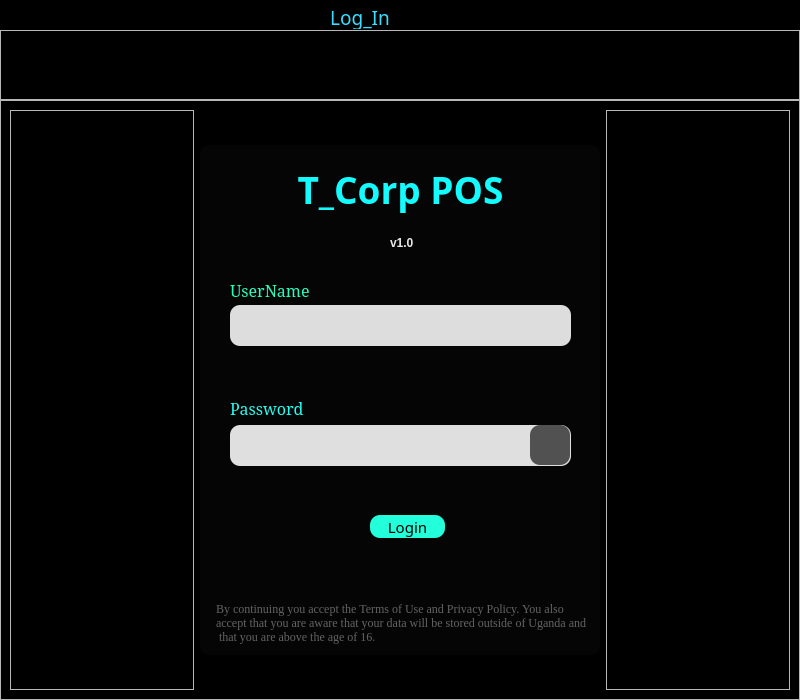
<?xml version="1.0" encoding="UTF-8"?>
<ui version="4.0">
 <class>Loginform</class>
 <widget class="QMainWindow" name="Loginform">
  <property name="geometry">
   <rect>
    <x>0</x>
    <y>0</y>
    <width>800</width>
    <height>700</height>
   </rect>
  </property>
  <property name="windowTitle">
   <string>MainWindow</string>
  </property>
  <widget class="QWidget" name="centralwidget">
   <property name="styleSheet">
    <string notr="true">QWidget#frame{
	background-color: rgb(0, 0, 0);
	image: url(:/16x16/C:/Users/Public/Pictures/Sample Pictures/Koala.jpg);
}</string>
   </property>
   <layout class="QGridLayout" name="gridLayout">
    <property name="leftMargin">
     <number>0</number>
    </property>
    <property name="topMargin">
     <number>0</number>
    </property>
    <property name="rightMargin">
     <number>0</number>
    </property>
    <property name="bottomMargin">
     <number>0</number>
    </property>
    <property name="spacing">
     <number>0</number>
    </property>
    <item row="0" column="0">
     <widget class="QFrame" name="frame">
      <property name="font">
       <font>
        <kerning>true</kerning>
       </font>
      </property>
      <property name="styleSheet">
       <string notr="true"/>
      </property>
      <layout class="QVBoxLayout" name="verticalLayout">
       <property name="spacing">
        <number>0</number>
       </property>
       <property name="leftMargin">
        <number>0</number>
       </property>
       <property name="topMargin">
        <number>0</number>
       </property>
       <property name="rightMargin">
        <number>0</number>
       </property>
       <property name="bottomMargin">
        <number>0</number>
       </property>
       <item>
        <widget class="QFrame" name="frame_3">
         <property name="minimumSize">
          <size>
           <width>0</width>
           <height>30</height>
          </size>
         </property>
         <property name="maximumSize">
          <size>
           <width>16777215</width>
           <height>30</height>
          </size>
         </property>
         <property name="styleSheet">
          <string notr="true">background-color: rgb(0, 0, 0);
background: opaque</string>
         </property>
         <property name="frameShape">
          <enum>QFrame::StyledPanel</enum>
         </property>
         <property name="frameShadow">
          <enum>QFrame::Raised</enum>
         </property>
         <layout class="QHBoxLayout" name="horizontalLayout_2">
          <property name="spacing">
           <number>0</number>
          </property>
          <property name="leftMargin">
           <number>0</number>
          </property>
          <property name="topMargin">
           <number>0</number>
          </property>
          <property name="rightMargin">
           <number>0</number>
          </property>
          <property name="bottomMargin">
           <number>0</number>
          </property>
          <item>
           <widget class="QFrame" name="frame_10">
            <property name="minimumSize">
             <size>
              <width>40</width>
              <height>30</height>
             </size>
            </property>
            <property name="maximumSize">
             <size>
              <width>40</width>
              <height>30</height>
             </size>
            </property>
            <property name="styleSheet">
             <string notr="true">image: url(:/16x16/icons/16x16/cil-user-female.png);</string>
            </property>
            <property name="frameShape">
             <enum>QFrame::StyledPanel</enum>
            </property>
            <property name="frameShadow">
             <enum>QFrame::Raised</enum>
            </property>
           </widget>
          </item>
          <item>
           <widget class="QFrame" name="frame_9">
            <property name="frameShape">
             <enum>QFrame::StyledPanel</enum>
            </property>
            <property name="frameShadow">
             <enum>QFrame::Raised</enum>
            </property>
            <layout class="QHBoxLayout" name="horizontalLayout_3">
             <property name="spacing">
              <number>0</number>
             </property>
             <property name="leftMargin">
              <number>0</number>
             </property>
             <property name="topMargin">
              <number>0</number>
             </property>
             <property name="rightMargin">
              <number>0</number>
             </property>
             <property name="bottomMargin">
              <number>0</number>
             </property>
             <item>
              <widget class="QLabel" name="label">
               <property name="minimumSize">
                <size>
                 <width>0</width>
                 <height>30</height>
                </size>
               </property>
               <property name="maximumSize">
                <size>
                 <width>16777215</width>
                 <height>30</height>
                </size>
               </property>
               <property name="font">
                <font>
                 <family>Narkisim</family>
                 <pointsize>14</pointsize>
                </font>
               </property>
               <property name="styleSheet">
                <string notr="true">color: rgb(56, 222, 255);</string>
               </property>
               <property name="text">
                <string>Log_In</string>
               </property>
               <property name="alignment">
                <set>Qt::AlignCenter</set>
               </property>
              </widget>
             </item>
            </layout>
           </widget>
          </item>
          <item>
           <widget class="QFrame" name="frame_btns_right">
            <property name="maximumSize">
             <size>
              <width>120</width>
              <height>16777215</height>
             </size>
            </property>
            <property name="layoutDirection">
             <enum>Qt::LeftToRight</enum>
            </property>
            <property name="styleSheet">
             <string notr="true">background-color: rgb(0, 0, 0);</string>
            </property>
            <property name="frameShape">
             <enum>QFrame::NoFrame</enum>
            </property>
            <property name="frameShadow">
             <enum>QFrame::Raised</enum>
            </property>
            <layout class="QHBoxLayout" name="horizontalLayout_5">
             <property name="spacing">
              <number>0</number>
             </property>
             <property name="leftMargin">
              <number>0</number>
             </property>
             <property name="topMargin">
              <number>0</number>
             </property>
             <property name="rightMargin">
              <number>0</number>
             </property>
             <property name="bottomMargin">
              <number>0</number>
             </property>
             <item>
              <widget class="QPushButton" name="btn_minimize">
               <property name="sizePolicy">
                <sizepolicy hsizetype="Minimum" vsizetype="Expanding">
                 <horstretch>0</horstretch>
                 <verstretch>0</verstretch>
                </sizepolicy>
               </property>
               <property name="toolTip">
                <string>Minimize</string>
               </property>
               <property name="styleSheet">
                <string notr="true">QPushButton {	
	border: none;
	background-color: transparent;
}
QPushButton:hover {
	background-color: rgb(44, 49, 60)
}
QPushButton:pressed {	
	background-color: rgb(85, 170, 255);
}</string>
               </property>
               <property name="text">
                <string/>
               </property>
               <property name="icon">
                <iconset resource="../../../../Downloads/code/Simple_PySide_Base-master/files.qrc">
                 <normaloff>:/16x16/icons/16x16/cil-window-minimize.png</normaloff>:/16x16/icons/16x16/cil-window-minimize.png</iconset>
               </property>
              </widget>
             </item>
             <item>
              <widget class="QPushButton" name="btn_maximize_restore">
               <property name="sizePolicy">
                <sizepolicy hsizetype="Minimum" vsizetype="Expanding">
                 <horstretch>0</horstretch>
                 <verstretch>0</verstretch>
                </sizepolicy>
               </property>
               <property name="toolTip">
                <string>Maximize</string>
               </property>
               <property name="styleSheet">
                <string notr="true">QPushButton {	
	border: none;
	background-color: transparent;
}
QPushButton:hover {
	background-color: rgb(44, 49, 60)
}
QPushButton:pressed {	
	background-color: rgb(85, 170, 255);
}</string>
               </property>
               <property name="text">
                <string/>
               </property>
               <property name="icon">
                <iconset resource="../../../../Downloads/code/Simple_PySide_Base-master/files.qrc">
                 <normaloff>:/16x16/icons/16x16/cil-window-maximize.png</normaloff>
                 <normalon>:/16x16/icons/16x16/cil-window-maximize.png</normalon>:/16x16/icons/16x16/cil-window-maximize.png</iconset>
               </property>
              </widget>
             </item>
             <item>
              <widget class="QPushButton" name="btn_close">
               <property name="sizePolicy">
                <sizepolicy hsizetype="Minimum" vsizetype="Expanding">
                 <horstretch>0</horstretch>
                 <verstretch>0</verstretch>
                </sizepolicy>
               </property>
               <property name="toolTip">
                <string>Close</string>
               </property>
               <property name="styleSheet">
                <string notr="true">QPushButton {	
	border: none;
	background-color: transparent;
}
QPushButton:hover {
	background-color: rgb(44, 49, 60)
}
QPushButton:pressed {	
	background-color: rgb(85, 170, 255);
}</string>
               </property>
               <property name="text">
                <string/>
               </property>
               <property name="icon">
                <iconset resource="../../../../Downloads/code/Simple_PySide_Base-master/files.qrc">
                 <normaloff>:/16x16/icons/16x16/cil-x.png</normaloff>:/16x16/icons/16x16/cil-x.png</iconset>
               </property>
              </widget>
             </item>
            </layout>
           </widget>
          </item>
         </layout>
        </widget>
       </item>
       <item>
        <widget class="QFrame" name="frame_4">
         <property name="minimumSize">
          <size>
           <width>0</width>
           <height>70</height>
          </size>
         </property>
         <property name="maximumSize">
          <size>
           <width>16777215</width>
           <height>70</height>
          </size>
         </property>
         <property name="frameShape">
          <enum>QFrame::StyledPanel</enum>
         </property>
         <property name="frameShadow">
          <enum>QFrame::Raised</enum>
         </property>
        </widget>
       </item>
       <item>
        <widget class="QFrame" name="frame_5">
         <property name="frameShape">
          <enum>QFrame::StyledPanel</enum>
         </property>
         <property name="frameShadow">
          <enum>QFrame::Raised</enum>
         </property>
         <layout class="QHBoxLayout" name="horizontalLayout">
          <item>
           <widget class="QFrame" name="frame_6">
            <property name="frameShape">
             <enum>QFrame::StyledPanel</enum>
            </property>
            <property name="frameShadow">
             <enum>QFrame::Raised</enum>
            </property>
           </widget>
          </item>
          <item>
           <widget class="QFrame" name="frame_2">
            <property name="minimumSize">
             <size>
              <width>400</width>
              <height>510</height>
             </size>
            </property>
            <property name="maximumSize">
             <size>
              <width>400</width>
              <height>510</height>
             </size>
            </property>
            <property name="styleSheet">
             <string notr="true">background-color: rgb(5, 5, 5);
border-radius:10</string>
            </property>
            <property name="frameShape">
             <enum>QFrame::StyledPanel</enum>
            </property>
            <property name="frameShadow">
             <enum>QFrame::Raised</enum>
            </property>
            <widget class="QLabel" name="label_2">
             <property name="geometry">
              <rect>
               <x>10</x>
               <y>9</y>
               <width>381</width>
               <height>71</height>
              </rect>
             </property>
             <property name="font">
              <font>
               <family>Viner Hand ITC</family>
               <pointsize>28</pointsize>
               <weight>75</weight>
               <bold>true</bold>
              </font>
             </property>
             <property name="styleSheet">
              <string notr="true">color: rgb(19, 251, 255);</string>
             </property>
             <property name="text">
              <string>T_Corp POS</string>
             </property>
             <property name="alignment">
              <set>Qt::AlignCenter</set>
             </property>
            </widget>
            <widget class="QLabel" name="label_3">
             <property name="geometry">
              <rect>
               <x>30</x>
               <y>130</y>
               <width>101</width>
               <height>31</height>
              </rect>
             </property>
             <property name="font">
              <font>
               <family>Garamond</family>
               <pointsize>12</pointsize>
               <weight>50</weight>
               <bold>false</bold>
              </font>
             </property>
             <property name="styleSheet">
              <string notr="true">color: rgb(37, 255, 190);</string>
             </property>
             <property name="text">
              <string>UserName</string>
             </property>
            </widget>
            <widget class="QLabel" name="label_4">
             <property name="geometry">
              <rect>
               <x>30</x>
               <y>253</y>
               <width>101</width>
               <height>21</height>
              </rect>
             </property>
             <property name="font">
              <font>
               <family>Garamond</family>
               <pointsize>12</pointsize>
              </font>
             </property>
             <property name="styleSheet">
              <string notr="true">color: rgb(34, 255, 240);</string>
             </property>
             <property name="text">
              <string>Password</string>
             </property>
            </widget>
            <widget class="QTextEdit" name="textEdit">
             <property name="geometry">
              <rect>
               <x>30</x>
               <y>160</y>
               <width>341</width>
               <height>41</height>
              </rect>
             </property>
             <property name="font">
              <font>
               <family>Garamond</family>
               <pointsize>11</pointsize>
              </font>
             </property>
             <property name="styleSheet">
              <string notr="true">background-color: rgb(221, 221, 221);</string>
             </property>
             <property name="inputMethodHints">
              <set>Qt::ImhNone</set>
             </property>
            </widget>
            <widget class="QTextEdit" name="textEdit_2">
             <property name="geometry">
              <rect>
               <x>30</x>
               <y>280</y>
               <width>341</width>
               <height>41</height>
              </rect>
             </property>
             <property name="font">
              <font>
               <family>Garamond</family>
               <pointsize>11</pointsize>
              </font>
             </property>
             <property name="styleSheet">
              <string notr="true">background-color: rgb(223, 223, 223);</string>
             </property>
             <property name="inputMethodHints">
              <set>Qt::ImhNone</set>
             </property>
            </widget>
            <widget class="QPushButton" name="pushButton">
             <property name="geometry">
              <rect>
               <x>170</x>
               <y>370</y>
               <width>75</width>
               <height>23</height>
              </rect>
             </property>
             <property name="font">
              <font>
               <family>Narkisim</family>
               <pointsize>11</pointsize>
               <weight>50</weight>
               <bold>false</bold>
              </font>
             </property>
             <property name="styleSheet">
              <string notr="true">background-color: rgb(35, 255, 218);</string>
             </property>
             <property name="text">
              <string>Login</string>
             </property>
            </widget>
            <widget class="QLabel" name="label_5">
             <property name="geometry">
              <rect>
               <x>16</x>
               <y>452</y>
               <width>371</width>
               <height>51</height>
              </rect>
             </property>
             <property name="font">
              <font>
               <family>Times New Roman</family>
               <pointsize>9</pointsize>
              </font>
             </property>
             <property name="styleSheet">
              <string notr="true">color: rgb(99, 99, 99);</string>
             </property>
             <property name="text">
              <string>By continuing you accept the Terms of Use and Privacy Policy. You also
accept that you are aware that your data will be stored outside of Uganda and
 that you are above the age of 16.</string>
             </property>
            </widget>
            <widget class="QLabel" name="label_6">
             <property name="geometry">
              <rect>
               <x>190</x>
               <y>90</y>
               <width>61</width>
               <height>16</height>
              </rect>
             </property>
             <property name="font">
              <font>
               <weight>75</weight>
               <bold>true</bold>
              </font>
             </property>
             <property name="styleSheet">
              <string notr="true">color: rgb(232, 232, 232);</string>
             </property>
             <property name="text">
              <string>v1.0</string>
             </property>
            </widget>
            <widget class="QLabel" name="label_7">
             <property name="geometry">
              <rect>
               <x>40</x>
               <y>210</y>
               <width>321</width>
               <height>16</height>
              </rect>
             </property>
             <property name="text">
              <string/>
             </property>
            </widget>
            <widget class="QLabel" name="label_8">
             <property name="geometry">
              <rect>
               <x>40</x>
               <y>330</y>
               <width>321</width>
               <height>16</height>
              </rect>
             </property>
             <property name="text">
              <string/>
             </property>
            </widget>
            <widget class="QFrame" name="frame_8">
             <property name="geometry">
              <rect>
               <x>330</x>
               <y>280</y>
               <width>40</width>
               <height>40</height>
              </rect>
             </property>
             <property name="minimumSize">
              <size>
               <width>40</width>
               <height>40</height>
              </size>
             </property>
             <property name="maximumSize">
              <size>
               <width>40</width>
               <height>40</height>
              </size>
             </property>
             <property name="styleSheet">
              <string notr="true">
background-color: rgb(81, 81, 81);
image: url(:/16x16/icons/16x16/cil-x-circle.png);</string>
             </property>
             <property name="frameShape">
              <enum>QFrame::StyledPanel</enum>
             </property>
             <property name="frameShadow">
              <enum>QFrame::Raised</enum>
             </property>
            </widget>
           </widget>
          </item>
          <item>
           <widget class="QFrame" name="frame_7">
            <property name="frameShape">
             <enum>QFrame::StyledPanel</enum>
            </property>
            <property name="frameShadow">
             <enum>QFrame::Raised</enum>
            </property>
           </widget>
          </item>
         </layout>
        </widget>
       </item>
      </layout>
     </widget>
    </item>
   </layout>
  </widget>
 </widget>
 <resources>
  <include location="../../../../Downloads/code/Simple_PySide_Base-master/files.qrc"/>
 </resources>
 <connections/>
</ui>
